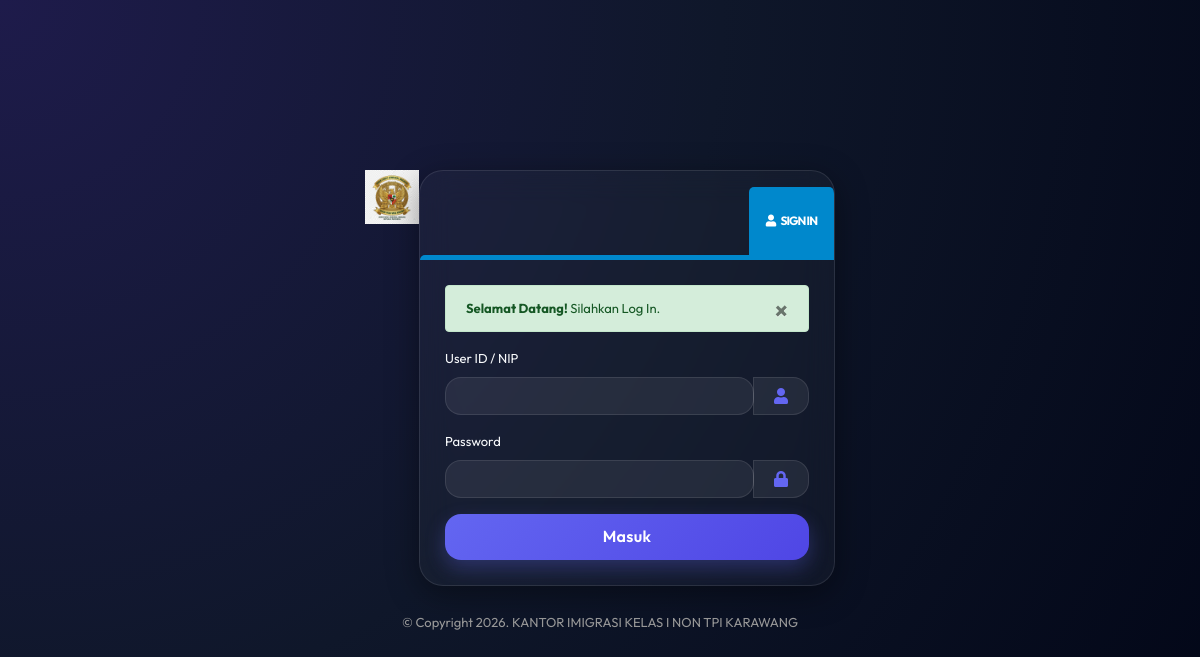
The app's page /index2.php with its own data.
### tables this page shows
CREATE TABLE setting (
  setting_id   VARCHAR(20) PRIMARY KEY,
  title_head   VARCHAR(100) NOT NULL,
  nama_kantor  VARCHAR(150) NOT NULL,
  alamat_kantor VARCHAR(200) NOT NULL,
  telp_kantor  VARCHAR(20) NOT NULL,
  email_kantor VARCHAR(50) NOT NULL,
  logo_header  VARCHAR(50) NOT NULL,
  created_at   DATETIME DEFAULT CURRENT_TIMESTAMP,
  updated_at   DATETIME DEFAULT CURRENT_TIMESTAMP
, favicon TEXT DEFAULT 'favicon.png');

### global/koneksi.php (called while the page is built, shortened)
<?php
function db_execute(PDO $pdo, string $sql, array $params = []): PDOStatement {
    $stmt = $pdo->prepare($sql);
    $stmt->execute($params);
    return $stmt;
}
function db_fetch(PDO $pdo, string $sql, array $params = []): ?array {
    $stmt = db_execute($pdo, $sql, $params);
    $row  = $stmt->fetch();
    return $row ?: null;
}
function db_fetch_column(PDO $pdo, string $sql, array $params = [], int $col = 0) {
    $stmt = db_execute($pdo, $sql, $params);
    return $stmt->fetchColumn($col);
}
?>

### index2.php (the view, shortened to what this page needs)
<?php
include("global/koneksi.php");
$set = db_fetch($bp, "SELECT * FROM setting ORDER BY setting_id ASC LIMIT 1");
?>
<!doctype html>
<html class="fixed">
	<head>
		<link rel="stylesheet" href="vendor/bootstrap/css/bootstrap.css" />
		<link rel="stylesheet" href="vendor/animate/animate.css">
		<link rel="stylesheet" href="vendor/font-awesome/css/all.min.css" />
		<link rel="stylesheet" href="vendor/magnific-popup/magnific-popup.css" />
		<link rel="stylesheet" href="vendor/bootstrap-datepicker/css/bootstrap-datepicker3.css" />
		<link rel="stylesheet" href="vendor/pnotify/pnotify.custom.css" />
		<link rel="stylesheet" href="vendor/select2/css/select2.css" />
		<link rel="stylesheet" href="vendor/select2-bootstrap-theme/select2-bootstrap.min.css" />
		<link rel="stylesheet" href="css/theme.css" />
		<link rel="stylesheet" href="css/skins/default.css" />
		<link rel="stylesheet" href="css/custom.css">
	</head>
	<body>
		<section class="body-sign">
			<div class="center-sign">
				<a href="/" class="logo float-left">
					<img src="img/<?= htmlspecialchars($set['logo_header']) ?>" height="54" alt="Logo" />
				</a>
				<div class="panel card-sign shadow-lg">
					<div class="card-title-sign mt-3 text-right">
						<h2 class="title text-uppercase font-weight-bold m-0"><i class="fas fa-user mr-1"></i> Sign In</h2>
					</div>
					<div class="card-body">
						<form action="proses/login.php" method="post">
<?php
$user_exists = db_fetch_column($bp, "SELECT COUNT(*) FROM petugas");
if ($user_exists > 0):
?>
							<div class="alert alert-success">
								<button type="button" class="close" data-dismiss="alert" aria-hidden="true">×</button>
<?php
    $add = $_REQUEST["add"] ?? '';
    $pesan = $_REQUEST["pesan"] ?? '';
    if ($add == "ok") {
        echo "<strong>Selamat Datang!</strong> Akun Admin Telah Berhasil Dibuat <a href='' class='alert-link'>Silahkan Login</a>.";
    } elseif ($add == "fail") {
        echo "<strong>Maaf!</strong> Akun Admin Gagal Dibuat.";
    } elseif ($pesan == "gagal") {
        echo "<strong>Maaf! Login Gagal</strong> <br>Silahkan periksa User ID dan Password Anda.";
    } elseif ($pesan == "logout") {
        echo "<strong>Logout Berhasil</strong> <br>Silahkan masuk kembali untuk melanjutkan.";
    } else {
        echo "<strong>Selamat Datang!</strong> Silahkan Log In.";
    }
?>
							</div>
							<div class="form-group mb-lg">
								<label>User ID / NIP</label>
								<div class="input-group input-group-icon">
									<input name="user_id" type="text" class="form-control input-lg" required />
									<span class="input-group-append">
										<span class="input-group-text">
											<i class="fa fa-user"></i>
										</span>
									</span>
								</div>
							</div>
							<div class="form-group mb-lg">
								<div class="clearfix">
									<label class="float-left">Password</label>
								</div>
								<div class="input-group input-group-icon">
									<input name="pwd" type="password" class="form-control input-lg" required />
									<span class="input-group-append">
										<span class="input-group-text">
											<i class="fa fa-lock"></i>
										</span>
									</span>
								</div>
							</div>
<?php
    $submit_text = "Masuk";
endif;
?>
							<div class="row">
								<div class="col-sm-12 text-right">
									<button type="submit" class="btn btn-primary btn-block btn-lg"><?= $submit_text ?></button>
								</div>
							</div>
						</form>
					</div>
				</div>
				<p class="text-center text-muted mt-3 mb-3">&copy; Copyright <?= date('Y') ?>. <?= htmlspecialchars($set['nama_kantor']) ?></p>
			</div>
		</section>
	</body>
</html>

### css/skins/default.css (style rules this page uses)
a { color: #0088cc; }
.body-sign .card-sign .card-title-sign .title { background-color: #0088cc; }
.body-sign .card-sign .card-body { border-top-color: #0088cc; }
html .btn-primary { background-color: #0088cc; border-color: #0088cc #0088cc #006699; color: #ffffff; }

### css/custom.css (style rules this page uses)
:root { --primary: #6366f1; --primary-glow: rgba(99, 102, 241, 0.5); --secondary: #64748b; --success: #10b981; --warning: #f59e0b; --danger: #ef4444; --info: #0ea5e9; --glass-soft: rgba(255, 255, 255, 0.03); --glass-medium: rgba(255, 255, 255, 0.07); --glass-heavy: rgba(255, 255, 255, 0.12); --glass-border: rgba(255, 255, 255, 0.1); --glass-border-bright: rgba(255, 255, 255, 0.2); --glass-blur: 16px; --bg-deep: #020617; --bg-surface: #0f172a; --text-white: #f8fafc; --text-muted: #94adcf; --radius-sm: 8px; --radius-md: 16px; --radius-lg: 24px; --spacing-xs: 8px; --spacing-sm: 16px; --spacing-md: 24px; --spacing-lg: 40px; --shadow-glass: 0 8px 32px 0 rgba(0, 0, 0, 0.4); --shadow-glow: 0 0 25px rgba(99, 102, 241, 0.3); --transition-smooth: all 0.5s cubic-bezier(0.16, 1, 0.3, 1); }
html { scroll-behavior: smooth; }
* { box-sizing: border-box; }
body { font-family: 'Outfit', 'Inter', sans-serif !important; background: radial-gradient(circle at 0% 0%, #1e1b4b 0%, #0f172a 50%, #020617 100%) !important; background-attachment: fixed !important; color: var(--text-white) !important; margin: 0; line-height: 1.6; overflow-x: hidden; }
.body-sign { background: transparent !important; }
body::before { content: ""; position: fixed; top: 50%; left: 50%; width: 600px; height: 600px; transform: translate(-50%, -50%); background-image: url('../img/branding/logo_imigrasi.png'); background-repeat: no-repeat; background-position: center; background-size: contain; opacity: 0.12; z-index: -1; pointer-events: none; filter: grayscale(1) brightness(1.5); }
.card, .card-sign { background: var(--glass-soft) !important; backdrop-filter: blur(var(--glass-blur)) !important; -webkit-backdrop-filter: blur(var(--glass-blur)) !important; border: 1px solid var(--glass-border) !important; border-radius: var(--radius-lg) !important; box-shadow: var(--shadow-glass) !important; transition: var(--transition-smooth); overflow: hidden; margin-bottom: var(--spacing-md); }
.card-body { padding: 25px !important; background: transparent !important; }
.form-control { background: var(--glass-medium) !important; border: 1px solid var(--glass-border) !important; border-radius: var(--radius-md) !important; color: #fff !important; padding: 12px 20px !important; transition: var(--transition-smooth) !important; font-size: 0.95rem; }
.input-group-text { background: var(--glass-medium) !important; border: 1px solid var(--glass-border) !important; color: var(--primary) !important; border-radius: 0 var(--radius-md) var(--radius-md) 0 !important; padding: 0 20px !important; }
.btn { border-radius: var(--radius-md) !important; font-weight: 600 !important; padding: 12px 24px !important; transition: var(--transition-smooth) !important; letter-spacing: 0.02em; text-transform: none; font-size: 0.9rem; }
.btn-primary { background: linear-gradient(135deg, var(--primary), #4f46e5) !important; border: none !important; box-shadow: 0 8px 20px rgba(99, 102, 241, 0.3) !important; }

### records on screen
setting: logo_header (picture), nama_kantor "KANTOR IMIGRASI KELAS I NON TPI KARAWANG"

### other values on screen
$submit_text "Masuk"
